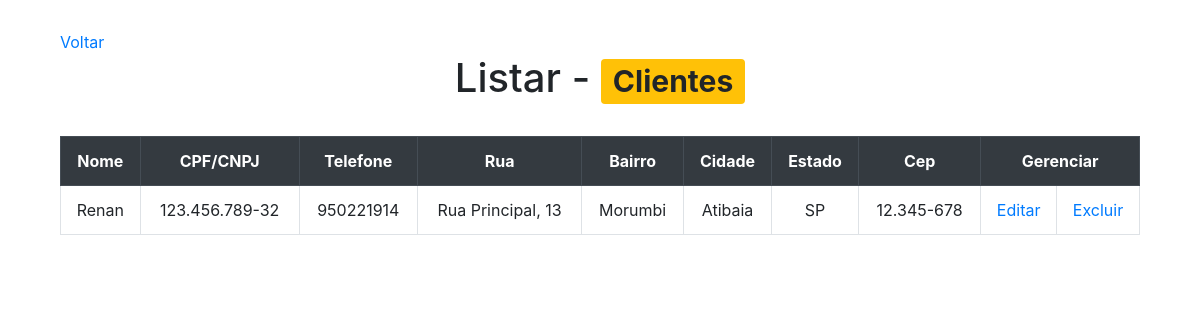
The app's page /ProjetoPHP/Administrador/Clientes/listar.php with its own data.
### tables this page shows
CREATE TABLE `cliente` (
  `cpf_cnpj_cli` varchar(18) NOT NULL,
  `nome_cli` varchar(50) DEFAULT NULL,
  `numero_cli` varchar(10) DEFAULT NULL,
  `bairro_cli` varchar(10) DEFAULT NULL,
  `cidade_cli` varchar(20) DEFAULT NULL,
  `cep_cli` varchar(10) DEFAULT NULL,
  `estado_cli` varchar(2) DEFAULT NULL,
  `endereco_cli` varchar(50) DEFAULT NULL
);

### ProjetoPHP/Administrador/Clientes/listar.php (the view, shortened to what this page needs)
<!DOCTYPE html>
<html>
    <head>
        <link rel="stylesheet" href="https://stackpath.bootstrapcdn.com/bootstrap/4.5.0/css/bootstrap.min.css">
        <link rel="stylesheet" href="../../Css/style.css">
    </head>
    <body>
        <div class="container">
            <a href="../indexAdm.html">Voltar</a>
            <h1>Listar - <span class="badge badge-warning">Clientes</span></h1> <br>
            <table class="table table-hover table-bordered">
                <tr class="thead-dark">
                    <th>Nome</th>
                    <th>CPF/CNPJ</th>
                    <th>Telefone</th>
                    <th>Rua</th>
                    <th>Bairro</th>
                    <th>Cidade</th>
                    <th>Estado</th>
                    <th>Cep</th>
                    <th colspan="2">Gerenciar</th>
                </tr>
                <?php
                    $conexao = conectar();
                    $sql = "Select * from cliente order by nome_cli";
                    $resultado = $conexao -> query($sql);
                    foreach($resultado as $cli){
                        echo "<tr>";
                            echo "<td>" . $cli["nome_cli"] . "</td>";
                            echo "<td>" . $cli["cpf_cnpj_cli"] . "</td>";
                            echo "<td>" . $cli["numero_cli"] . "</td>";
                            echo "<td>" . $cli["endereco_cli"] . "</td>";
                            echo "<td>" . $cli["bairro_cli"] . "</td>";
                            echo "<td>" . $cli["cidade_cli"] . "</td>";
                            echo "<td>" . $cli["estado_cli"] . "</td>";
                            echo "<td>" . $cli["cep_cli"] . "</td>";
                            echo "<td>" . "<a href='editar.php?cpf_cnpj_cli=". $cli["cpf_cnpj_cli"]. "'>Editar</a>" . "</td>";
                            echo "<td>" . "<a href='excluir.php?cpf_cnpj_cli=" . $cli["cpf_cnpj_cli"] . "'>Excluir</a>" . "</td>";
                        echo "</tr>";
                    }
                ?>
            </table>
        </div>
    </body>
</html>

### ProjetoPHP/Css/style.css (style rules this page uses)
.container { padding: 2.5%; }
h1, tr, h3 { text-align: center; }

### records on screen
cliente: nome_cli "Renan", cpf_cnpj_cli "123.456.789-32", numero_cli "950221914", endereco_cli "Rua Principal, 13", bairro_cli "Morumbi", cidade_cli "Atibaia", estado_cli "SP", cep_cli "12.345-678"
